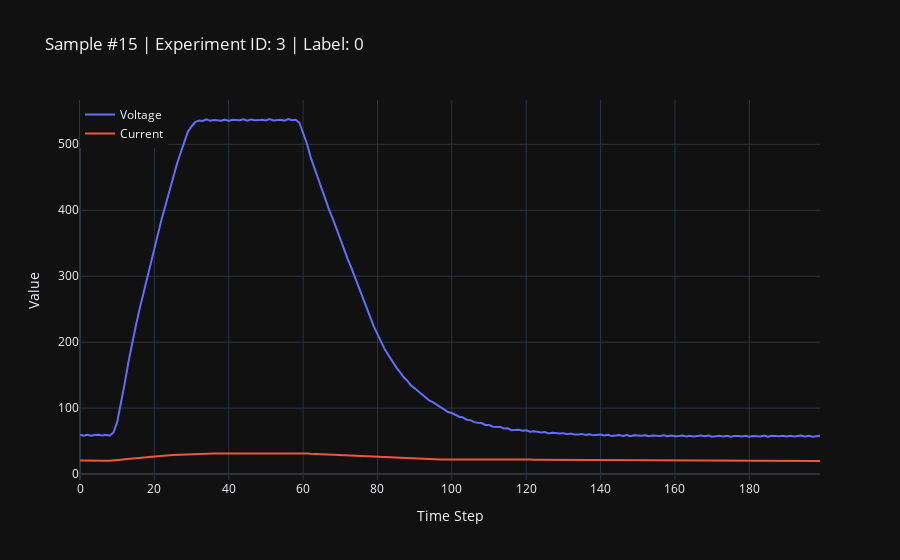

Notebook cell for this chart:
### Code cell
# Beispiel: Funktion testen
data, labels, exp_ids = get_welding_data(data_path, n_samples=100)

# Erzeuge zufällige interaktive Visualisierung
fig = create_plotly_plot(data, labels, exp_ids)

# Speichern und anzeigen
save_plotly_figure_as_html(fig, plot_path / "welding_sample_random.html")
fig.show()

### Figure 1 — Plotly figure (JSON) as saved in the notebook; plotly's stock layout.template omitted (floating-point values rounded to 4 significant figures; data arrays with more than 128 entries replaced by an {"elided": "..."} marker saying what was removed)
{"data": [{"mode": "lines", "name": "Voltage", "x": {"elided": "200 int values"}, "y": {"elided": "200 float values"}, "type": "scatter"}, {"mode": "lines", "name": "Current", "x": {"elided": "200 int values"}, "y": {"elided": "200 float values"}, "type": "scatter"}], "layout": {"legend": {"x": 0, "y": 1}, "title": {"text": "Sample #15 | Experiment ID: 3 | Label: 0"}, "xaxis": {"title": {"text": "Time Step"}}, "yaxis": {"title": {"text": "Value"}}}}
